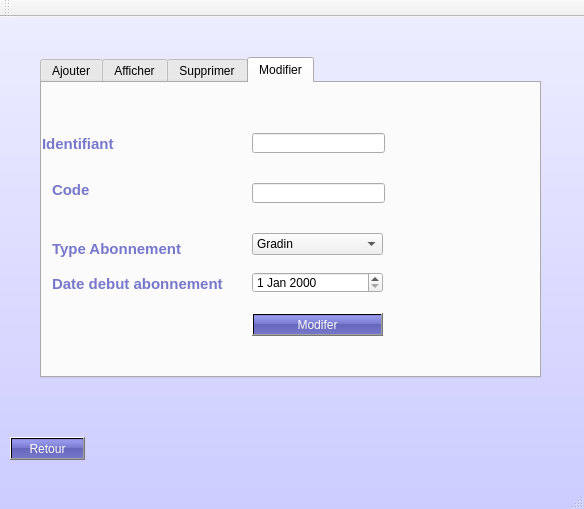
<?xml version="1.0" encoding="UTF-8"?>
<ui version="4.0">
 <class>MainWindow1</class>
 <widget class="QMainWindow" name="MainWindow1">
  <property name="geometry">
   <rect>
    <x>0</x>
    <y>0</y>
    <width>584</width>
    <height>509</height>
   </rect>
  </property>
  <property name="styleSheet">
   <string notr="true">#MainWindow1 {
background:  QLinearGradient(x1: 0, y1: 0, x2: 0, y2: 1, stop: 0 #eef, stop: 1 #ccf);
}

#mainFrame {
border: 3px solid gray;
border-radius: 40px;
background: QLinearGradient(x1: 0, y1: 0, x2: 0, y2: 1, stop: 0 #eef, stop: 1 #ccf);
}


QPushButton {
color: white;
background-color: QLinearGradient( x1: 0, y1: 0, x2: 0, y2: 1, stop: 0 #88d, stop: 0.1 #99e, stop: 0.49 #77c, stop: 0.5 #66b, stop: 1 #77c);

}

QLabel {
color :  QLinearGradient( x1: 0, y1: 0, x2: 0, y2: 1, stop: 0 #88d, stop: 0.1 #99e, stop: 0.49 #77c, stop: 0.5 #66b, stop: 1 #77c);
font-weight: bold;
font-size: 15px;
}</string>
  </property>
  <property name="MainWindow1" stdset="0">
   <string>Gestion des abonnements</string>
  </property>
  <widget class="QWidget" name="MainWindow1_2">
   <widget class="QTabWidget" name="tabWidget">
    <property name="geometry">
     <rect>
      <x>40</x>
      <y>40</y>
      <width>501</width>
      <height>321</height>
     </rect>
    </property>
    <property name="currentIndex">
     <number>3</number>
    </property>
    <widget class="QWidget" name="tab">
     <attribute name="title">
      <string>Ajouter</string>
     </attribute>
     <widget class="QLabel" name="label">
      <property name="geometry">
       <rect>
        <x>10</x>
        <y>70</y>
        <width>91</width>
        <height>16</height>
       </rect>
      </property>
      <property name="text">
       <string>Identifiant</string>
      </property>
     </widget>
     <widget class="QLabel" name="label_2">
      <property name="geometry">
       <rect>
        <x>10</x>
        <y>110</y>
        <width>71</width>
        <height>16</height>
       </rect>
      </property>
      <property name="text">
       <string>Code</string>
      </property>
     </widget>
     <widget class="QLineEdit" name="lineEdit_id">
      <property name="geometry">
       <rect>
        <x>190</x>
        <y>70</y>
        <width>133</width>
        <height>20</height>
       </rect>
      </property>
     </widget>
     <widget class="QLineEdit" name="lineEdit_nom">
      <property name="geometry">
       <rect>
        <x>190</x>
        <y>110</y>
        <width>133</width>
        <height>20</height>
       </rect>
      </property>
     </widget>
     <widget class="QPushButton" name="pb_ajouter">
      <property name="geometry">
       <rect>
        <x>190</x>
        <y>240</y>
        <width>131</width>
        <height>23</height>
       </rect>
      </property>
      <property name="text">
       <string>Ajouter</string>
      </property>
     </widget>
     <widget class="QLabel" name="label_8">
      <property name="geometry">
       <rect>
        <x>9</x>
        <y>160</y>
        <width>151</width>
        <height>16</height>
       </rect>
      </property>
      <property name="text">
       <string>Type Abonnement</string>
      </property>
     </widget>
     <widget class="QDateEdit" name="dateEdit">
      <property name="geometry">
       <rect>
        <x>190</x>
        <y>200</y>
        <width>131</width>
        <height>20</height>
       </rect>
      </property>
     </widget>
     <widget class="QLabel" name="label_9">
      <property name="geometry">
       <rect>
        <x>9</x>
        <y>200</y>
        <width>117</width>
        <height>16</height>
       </rect>
      </property>
      <property name="text">
       <string>Date début abonnement</string>
      </property>
     </widget>
     <widget class="QComboBox" name="type_pension">
      <property name="geometry">
       <rect>
        <x>190</x>
        <y>160</y>
        <width>131</width>
        <height>22</height>
       </rect>
      </property>
      <item>
       <property name="text">
        <string>Gradin</string>
       </property>
      </item>
      <item>
       <property name="text">
        <string>Enceinte</string>
       </property>
      </item>
      <item>
       <property name="text">
        <string>Loge</string>
       </property>
      </item>
     </widget>
    </widget>
    <widget class="QWidget" name="tab_2">
     <attribute name="title">
      <string>Afficher</string>
     </attribute>
     <widget class="QTableView" name="tabAbonnement">
      <property name="geometry">
       <rect>
        <x>10</x>
        <y>10</y>
        <width>341</width>
        <height>171</height>
       </rect>
      </property>
     </widget>
     <widget class="QPushButton" name="pushButton_2">
      <property name="geometry">
       <rect>
        <x>380</x>
        <y>40</y>
        <width>75</width>
        <height>23</height>
       </rect>
      </property>
      <property name="text">
       <string>trier par code</string>
      </property>
     </widget>
     <widget class="QPushButton" name="pushButton_trier_id">
      <property name="geometry">
       <rect>
        <x>380</x>
        <y>90</y>
        <width>75</width>
        <height>23</height>
       </rect>
      </property>
      <property name="text">
       <string>trier par id</string>
      </property>
     </widget>
     <widget class="QPushButton" name="pushButton_calculernbrepresence">
      <property name="geometry">
       <rect>
        <x>40</x>
        <y>200</y>
        <width>261</width>
        <height>23</height>
       </rect>
      </property>
      <property name="text">
       <string>calculer nombre presence</string>
      </property>
     </widget>
     <widget class="QLabel" name="label_presence">
      <property name="geometry">
       <rect>
        <x>310</x>
        <y>200</y>
        <width>41</width>
        <height>31</height>
       </rect>
      </property>
      <property name="text">
       <string/>
      </property>
     </widget>
    </widget>
    <widget class="QWidget" name="tab_3">
     <attribute name="title">
      <string>Supprimer</string>
     </attribute>
     <widget class="QLabel" name="label_4">
      <property name="geometry">
       <rect>
        <x>20</x>
        <y>30</y>
        <width>101</width>
        <height>16</height>
       </rect>
      </property>
      <property name="text">
       <string>Identifiant</string>
      </property>
     </widget>
     <widget class="QPushButton" name="pb_supprimer">
      <property name="geometry">
       <rect>
        <x>140</x>
        <y>70</y>
        <width>111</width>
        <height>23</height>
       </rect>
      </property>
      <property name="text">
       <string>Supprimer</string>
      </property>
     </widget>
     <widget class="QLineEdit" name="lineEdit">
      <property name="geometry">
       <rect>
        <x>140</x>
        <y>30</y>
        <width>113</width>
        <height>20</height>
       </rect>
      </property>
     </widget>
    </widget>
    <widget class="QWidget" name="tab_4">
     <attribute name="title">
      <string>Modifier</string>
     </attribute>
     <widget class="QLabel" name="label_5">
      <property name="geometry">
       <rect>
        <x>0</x>
        <y>50</y>
        <width>91</width>
        <height>21</height>
       </rect>
      </property>
      <property name="text">
       <string>Identifiant</string>
      </property>
     </widget>
     <widget class="QLabel" name="label_6">
      <property name="geometry">
       <rect>
        <x>10</x>
        <y>100</y>
        <width>47</width>
        <height>13</height>
       </rect>
      </property>
      <property name="text">
       <string>Code</string>
      </property>
     </widget>
     <widget class="QLineEdit" name="lineEdit_id_2">
      <property name="geometry">
       <rect>
        <x>210</x>
        <y>50</y>
        <width>133</width>
        <height>20</height>
       </rect>
      </property>
     </widget>
     <widget class="QLineEdit" name="lineEdit_nom_2">
      <property name="geometry">
       <rect>
        <x>210</x>
        <y>100</y>
        <width>133</width>
        <height>20</height>
       </rect>
      </property>
     </widget>
     <widget class="QPushButton" name="modifier_etu">
      <property name="geometry">
       <rect>
        <x>210</x>
        <y>230</y>
        <width>131</width>
        <height>23</height>
       </rect>
      </property>
      <property name="text">
       <string>Modifer</string>
      </property>
     </widget>
     <widget class="QLabel" name="label_10">
      <property name="geometry">
       <rect>
        <x>10</x>
        <y>150</y>
        <width>141</width>
        <height>31</height>
       </rect>
      </property>
      <property name="text">
       <string>Type Abonnement</string>
      </property>
     </widget>
     <widget class="QLabel" name="label_11">
      <property name="geometry">
       <rect>
        <x>10</x>
        <y>190</y>
        <width>191</width>
        <height>21</height>
       </rect>
      </property>
      <property name="text">
       <string>Date debut abonnement</string>
      </property>
     </widget>
     <widget class="QDateEdit" name="dateEdit_2">
      <property name="geometry">
       <rect>
        <x>210</x>
        <y>189</y>
        <width>131</width>
        <height>21</height>
       </rect>
      </property>
     </widget>
     <widget class="QComboBox" name="lineEdit_3">
      <property name="geometry">
       <rect>
        <x>210</x>
        <y>150</y>
        <width>131</width>
        <height>22</height>
       </rect>
      </property>
      <item>
       <property name="text">
        <string>Gradin</string>
       </property>
      </item>
      <item>
       <property name="text">
        <string>Enceinte</string>
       </property>
      </item>
      <item>
       <property name="text">
        <string>Loge</string>
       </property>
      </item>
     </widget>
    </widget>
   </widget>
   <widget class="QPushButton" name="Retour">
    <property name="geometry">
     <rect>
      <x>10</x>
      <y>420</y>
      <width>75</width>
      <height>23</height>
     </rect>
    </property>
    <property name="text">
     <string>Retour</string>
    </property>
   </widget>
  </widget>
  <widget class="QMenuBar" name="menuBar">
   <property name="geometry">
    <rect>
     <x>0</x>
     <y>0</y>
     <width>584</width>
     <height>21</height>
    </rect>
   </property>
  </widget>
  <widget class="QToolBar" name="mainToolBar">
   <attribute name="toolBarArea">
    <enum>TopToolBarArea</enum>
   </attribute>
   <attribute name="toolBarBreak">
    <bool>false</bool>
   </attribute>
  </widget>
  <widget class="QStatusBar" name="statusBar"/>
 </widget>
 <layoutdefault spacing="6" margin="11"/>
 <resources/>
 <connections/>
</ui>
